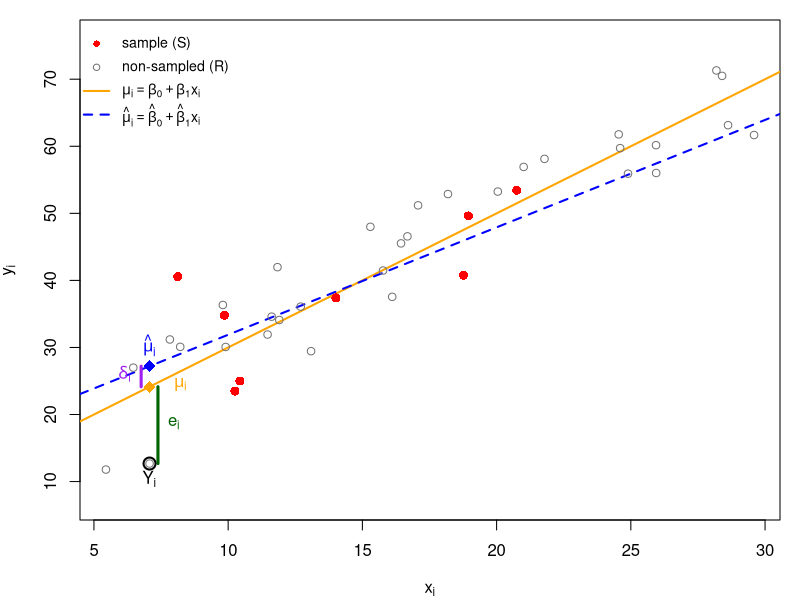
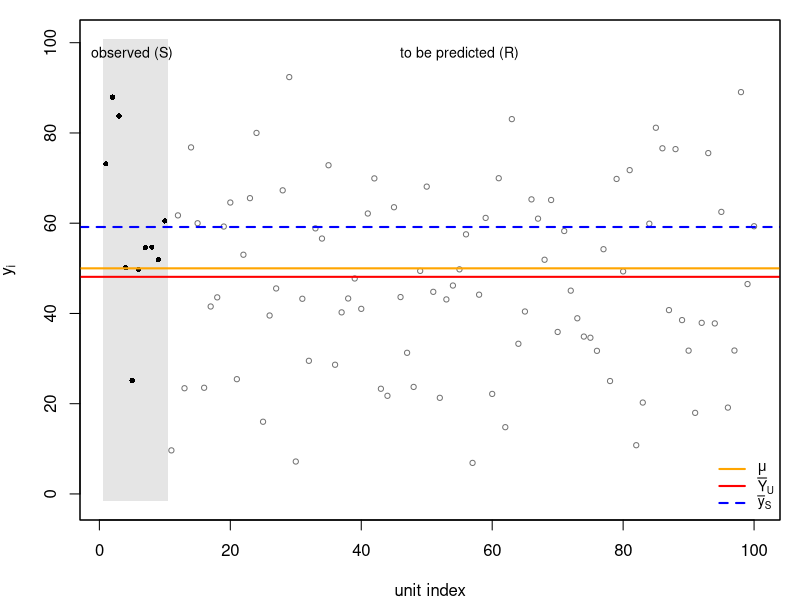

Here is the R script that generated these plots, in order:
## ---- chunk 1
#| echo: false
#| label: fig-pred-decomp
#| fig-cap: "Decomposition of the prediction error for one non-sampled unit under a linear model. Red points: the sample $S$; open points: the units in $R$. Orange line: the true mean $\\mu_i=\\beta_0+\\beta_1x_i$; blue dashed line: the fitted mean $\\hat\\mu_i$ from the sample. For the highlighted unit, $\\delta_i=\\hat\\mu_i-\\mu_i$ (purple) is the estimation error and $e_i=Y_i-\\mu_i$ (green) is the irreducible error."
#| fig-width: 7.5
#| fig-height: 4.8

set.seed(348)
N <- 40; n <- 8; beta0 <- 10; beta1 <- 2; sigma <- 6

x <- runif(N, 5, 30)
y <- beta0 + beta1 * x + rnorm(N, sd = sigma)
S <- sample(N, n)
R <- setdiff(seq_len(N), S)

fit <- lm(y ~ x, subset = S)
mu    <- beta0 + beta1 * x               # true means mu_i
muhat <- predict(fit, data.frame(x = x))
delta <- muhat - mu
e     <- y - mu

# highlighted unobserved unit: delta_i and e_i of opposite sign and both large
cand <- R[sign(e[R]) != sign(delta[R])]
i <- cand[which.max(abs(delta[cand]) + abs(e[cand]))]

par(mar = c(4, 4, 1, 1))
ylim <- range(y) + c(-1, 1) * 0.08 * diff(range(y))
plot(x, y, type = "n", ylim = ylim, xlab = expression(x[i]), ylab = expression(y[i]))
abline(beta0, beta1, col = "orange", lwd = 2)
abline(fit, col = "blue", lwd = 2, lty = 2)
points(x[R], y[R], pch = 1,  col = "grey45")
points(x[S], y[S], pch = 16, col = "red", cex = 1.2)

off <- 0.012 * diff(par("usr")[1:2])
segments(x[i] - off, mu[i], x[i] - off, muhat[i], lwd = 3, col = "purple")
segments(x[i] + off, mu[i], x[i] + off, y[i],     lwd = 3, col = "darkgreen")
points(x[i], y[i], pch = 1, col = "black", cex = 1.6, lwd = 2)
points(x[i], mu[i],    pch = 18, col = "orange", cex = 1.6)
points(x[i], muhat[i], pch = 18, col = "blue",   cex = 1.6)
text(x[i] - off, (mu[i] + muhat[i]) / 2, expression(delta[i]), pos = 2, col = "purple")
text(x[i] + off, (mu[i] + y[i]) / 2,     expression(e[i]),     pos = 4, col = "darkgreen")
text(x[i], muhat[i], expression(hat(mu)[i]), pos = if (delta[i] > 0) 3 else 1, col = "blue")
text(x[i] + off, mu[i], expression(mu[i]), pos = 4, col = "orange", offset = 0.8)
text(x[i], y[i], expression(Y[i]), pos = if (e[i] > 0) 3 else 1)

legend("topleft", bty = "n", cex = 0.85,
       pch = c(16, 1, NA, NA), lty = c(NA, NA, 1, 2), lwd = c(NA, NA, 2, 2),
       col = c("red", "grey45", "orange", "blue"),
       legend = c("sample (S)", "non-sampled (R)",
                  expression(mu[i] == beta[0] + beta[1] * x[i]),
                  expression(hat(mu)[i] == hat(beta)[0] + hat(beta)[1] * x[i])))
## ---- chunk 2
#| echo: false
#| label: fig-pred-index
#| fig-cap: "One realized population under the model. The sample occupies the shaded region on the left; the remaining units are to be predicted. Horizontal lines: the model mean $\\mu$ (orange), the estimand $\\bar Y_U$ (red), and the predictor $\\bar y_S$ (blue, dashed)."
#| fig-width: 7.5
#| fig-height: 4.2

set.seed(20000)
N <- 100; n <- 10; mu <- 50; sigma <- 20

y <- rnorm(N, mean = mu, sd = sigma)   # one realization of Y_1, ..., Y_N
S <- 1:n                               # sample, placed on the left
R <- (n + 1):N                         # non-sampled units

ybar_S <- mean(y[S])                   # predictor of mu
ybar_U <- mean(y)                      # the estimand

ylim <- range(y) + c(-1, 1) * 0.10 * diff(range(y))
plot(seq_len(N), y, type = "n", ylim = ylim,
     xlab = "unit index", ylab = expression(y[i]))
rect(0.5, ylim[1], n + 0.5, ylim[2], col = "grey90", border = NA)
points(S, y[S], pch = 16, cex = 0.7)
points(R, y[R], pch = 1,  cex = 0.7, col = "grey45")
abline(h = mu,     col = "orange", lwd = 2)
abline(h = ybar_U, col = "red",    lwd = 2)
abline(h = ybar_S, col = "blue",   lwd = 2, lty = 2)
text(n / 2,       ylim[2], "observed (S)",        pos = 1, cex = 0.85)
text((n + N) / 2, ylim[2], "to be predicted (R)", pos = 1, cex = 0.85)
legend("bottomright", bty = "n", cex = 0.85, lwd = 2,
       col = c("orange", "red", "blue"), lty = c(1, 1, 2),
       legend = c(expression(mu), expression(bar(Y)[U]), expression(bar(y)[S])))
box()
## ---- chunk 3
set.seed(1)
N <- 200; n <- 20; B <- 20000
x   <- runif(N, 1, 10)                 # known auxiliary variable
S   <- sample(N, n)                    # one fixed sample
R   <- setdiff(seq_len(N), S)
strat <- rep(1:2, each = N / 2)        # two strata of equal size
sg  <- c(1, 3)                         # stratum sd's
nh  <- table(factor(strat[S], 1:2)); Nh <- table(strat)

sim <- function(gen, est) {
  err <- replicate(B, { y <- gen(); est(y) - sum(y) })
  mean(err^2)
}

## SRS: Y ~ (mu, sigma^2)
sigma <- 2
srs_emp <- sim(function() rnorm(N, 10, sigma), function(y) N * mean(y[S]))
srs_th  <- sigma^2 * N * (N - n) / n

## Stratified: stratum means and sd's differ
str_emp <- sim(function() rnorm(N, c(10, 20)[strat], sg[strat]),
               function(y) sum(Nh * tapply(y[S], factor(strat[S], 1:2), mean)))
str_th  <- sum(sg^2 * Nh * (Nh - nh) / nh)

## Ratio: mean beta * x, variance sigma^2 * x
beta <- 2
rat_emp <- sim(function() rnorm(N, beta * x, sigma * sqrt(x)),
               function(y) sum(x) * sum(y[S]) / sum(x[S]))
rat_th  <- sigma^2 * sum(x) * (sum(x) - sum(x[S])) / sum(x[S])

## Regression: straight line, constant variance
reg_emp <- sim(function() rnorm(N, 3 + beta * x, sigma),
               function(y) { f <- lm(y[S] ~ x[S]); N * (mean(y[S]) + coef(f)[2] * (mean(x) - mean(x[S]))) })
reg_th  <- sigma^2 * (N * (N - n) / n + N^2 * (mean(x) - mean(x[S]))^2 / sum((x[S] - mean(x[S]))^2))

## UPS with replacement, p_i proportional to x: ratio predictor, case A (p-weighted) and case B (unweighted)
m   <- tabulate(sample(N, n, replace = TRUE, prob = x), N)   # one fixed set of draws
Su  <- which(m > 0); txR <- sum(x[-Su]); txS <- sum(x[Su])
upa_emp <- sim(function() rnorm(N, beta * x, sigma * sqrt(x)),
               function(y) sum(y[Su]) + mean(rep(y[Su] / x[Su], m[Su])) * txR)
upa_th  <- sigma^2 * (txR + txR^2 * sum(m[Su]^2 / x[Su]) / n^2)
upb_emp <- sim(function() rnorm(N, beta * x, sigma * sqrt(x)),
               function(y) sum(y[Su]) + sum(y[Su]) / txS * txR)
upb_th  <- sigma^2 * (txR + txR^2 / txS)

round(rbind(SRS = c(simulated = srs_emp, formula = srs_th),
            Stratified = c(str_emp, str_th),
            Ratio = c(rat_emp, rat_th),
            Regression = c(reg_emp, reg_th),
            `UPS A: p-weighted` = c(upa_emp, upa_th),
            `UPS B: unweighted` = c(upb_emp, upb_th)))
